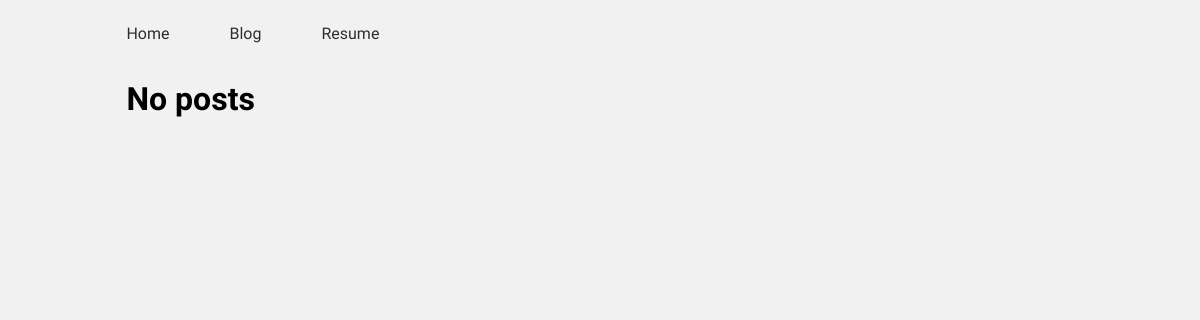
The page /blog/ on the database as committed earlier.
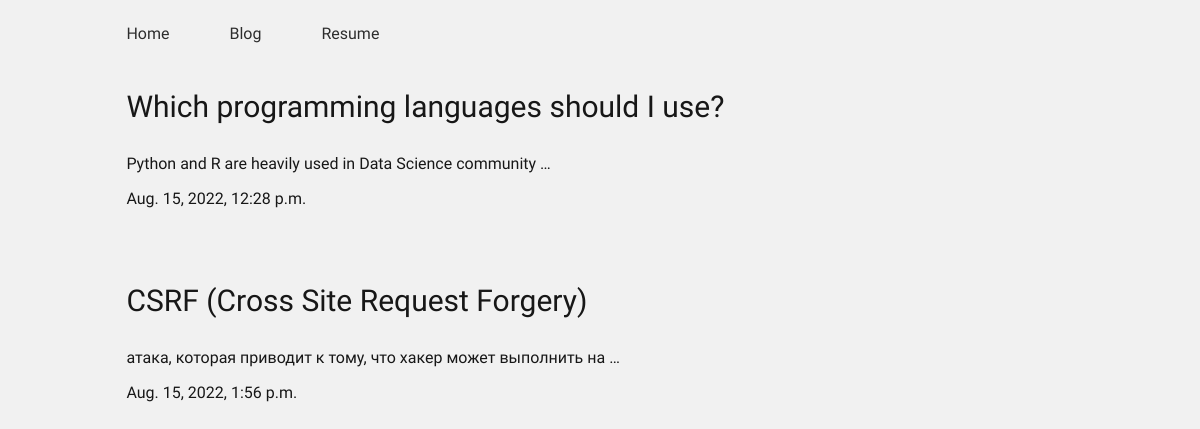
The same page on the database as committed later.
### phillkroger/models.py (models this page shows, shortened)
class Post(models.Model):
    title = models.CharField("Post Title", max_length=255)
    post_text = models.TextField("Post Text", max_length=10000)
    pubdate = models.DateTimeField("Publish Time", null=True)
    class Meta:
        verbose_name = "Post"
        verbose_name_plural = "Posts"

### phillkroger/views.py (the view)
# urls.py: path('blog/', PostListView.as_view(), name='post-list'),
class PostListView(ListView):
    template_name = 'blog/post_list.html'
    context_object_name = 'post_list'
    model = Post
    paginate_by = 100  # if pagination is desired
    def get_context_data(self, **kwargs):
        context = super().get_context_data(**kwargs)
        context['now'] = timezone.now()
        return context
    def get_queryset(self):
        return Post.objects.all()

### templates/blog/post_list.html (shortened to what this page needs)
{% extends 'base.html' %}
{% load static %}
{% block content %}
    <div class="posts">
        {% for post in object_list %}
            <div class="sigma-post">
                <a class="posts-post" href='{{ post.id }}'>
                    <p class="post-title">{{ post.title }}</p>
                    <p class="post-text">{{ post.post_text|truncatewords:10 }}</p>
                    <p>{{ post.pubdate }}</p>
                </a>
            </div>
        {% empty %}
            <h1>No posts</h1>
        {% endfor %}
    </div>
{% endblock %}

Rows that differ between the two databases and show on the page:
added Post: title "Which programming languages should I use?", post_text "Python and R are heavily used in Data Science community …", pubdate "Aug. 15, 2022, 12:28 p.m."
added Post: title "CSRF (Cross Site Request Forgery)", post_text "атака, которая приводит к тому, что хакер может выполнить на …", pubdate "Aug. 15, 2022, 1:56 p.m."
Other text that changed with them:
text no longer shown: "No posts"
